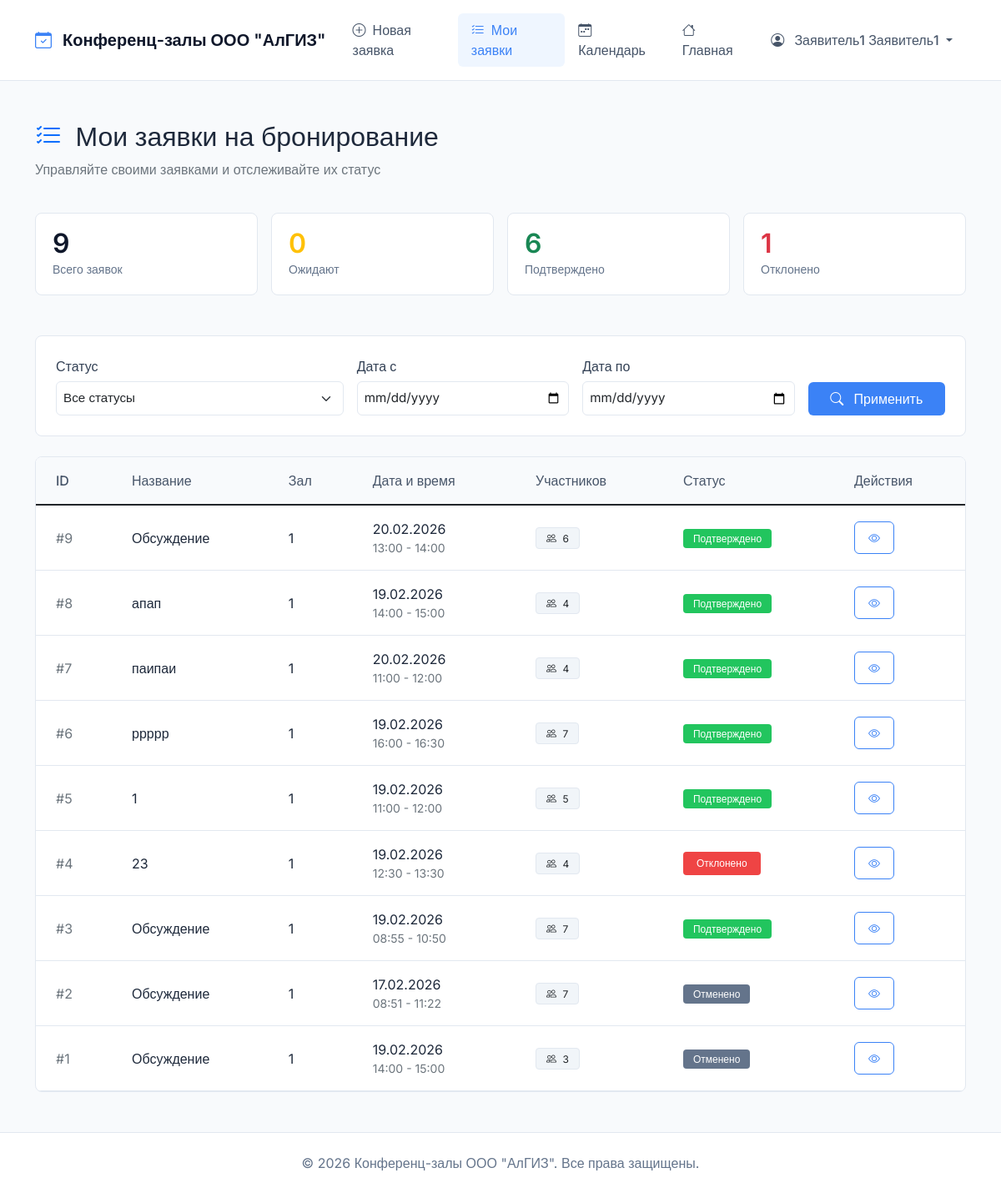
Page /my-bookings/ (signed in) on the committed database.
### bookings/models.py (models this page shows, shortened)
class User(AbstractUser):
    ROLE_CHOICES = (
        ('moderator', 'Модератор'),
        ('requester', 'Заявитель'),
        ('employee', 'Сотрудник'),
    )
    role = models.CharField(max_length=20, choices=ROLE_CHOICES, default='employee', verbose_name="Роль")
    phone = models.CharField(max_length=20, blank=True, verbose_name="Телефон")
    department = models.CharField(max_length=100, blank=True, verbose_name="Отдел")
    avatar = models.ImageField(upload_to='avatars/', blank=True, null=True, verbose_name="Аватар")
    def get_full_name(self):
        if self.first_name and self.last_name:
            return f"{self.first_name} {self.last_name}"
        return self.username
    class Meta:
        verbose_name = "Пользователь"
        verbose_name_plural = "Пользователи"

class Booking(models.Model):
    STATUS_CHOICES = (
        ('pending', 'Ожидает подтверждения'),
        ('approved', 'Подтверждено'),
        ('rejected', 'Отклонено'),
        ('cancelled', 'Отменено'),
    )
    room = models.ForeignKey(ConferenceRoom, on_delete=models.CASCADE, verbose_name="Зал", related_name='bookings')
    requester = models.ForeignKey(User, on_delete=models.CASCADE, related_name='bookings', verbose_name="Заявитель")
    title = models.CharField(max_length=200, verbose_name="Название мероприятия")
    description = models.TextField(verbose_name="Описание")
    start_time = models.DateTimeField(verbose_name="Начало")
    end_time = models.DateTimeField(verbose_name="Окончание")
    participants_count = models.PositiveIntegerField(verbose_name="Количество участников")
    status = models.CharField(max_length=20, choices=STATUS_CHOICES, default='pending', verbose_name="Статус")
    created_at = models.DateTimeField(auto_now_add=True, verbose_name="Создано")
    updated_at = models.DateTimeField(auto_now=True, verbose_name="Обновлено")
    moderated_by = models.ForeignKey(User, null=True, blank=True, on_delete=models.SET_NULL,
                                     related_name='moderated_bookings', verbose_name="Модератор")
    moderation_comment = models.TextField(blank=True, verbose_name="Комментарий модератора")
    class Meta:
        verbose_name = "Бронирование"
        verbose_name_plural = "Бронирования"
        ordering = ['-start_time']
        indexes = [
            models.Index(fields=['start_time', 'end_time']),
            models.Index(fields=['status']),
            models.Index(fields=['room', 'status']),
        ]

class ConferenceRoom(models.Model):
    name = models.CharField(max_length=100, verbose_name="Название")
    capacity = models.PositiveIntegerField(verbose_name="Вместимость")
    location = models.CharField(max_length=200, verbose_name="Местоположение")
    description = models.TextField(blank=True, verbose_name="Описание")
    has_projector = models.BooleanField(default=False, verbose_name="Проектор")
    has_video_conference = models.BooleanField(default=False, verbose_name="Видеоконференция")
    has_whiteboard = models.BooleanField(default=False, verbose_name="Доска")
    is_active = models.BooleanField(default=True, verbose_name="Активен")
    image = models.ImageField(upload_to='rooms/', blank=True, null=True, verbose_name="Изображение")
    created_at = models.DateTimeField(auto_now_add=True, verbose_name="Дата создания")
    updated_at = models.DateTimeField(auto_now=True, verbose_name="Дата обновления")
    class Meta:
        verbose_name = "Конференц-зал"
        verbose_name_plural = "Конференц-залы"
        ordering = ['name']

### bookings/views.py (the view)
# urls.py: path('my-bookings/', views.my_bookings, name='my_bookings'),
@requester_required
def my_bookings(request):
    status_filter = request.GET.get('status', 'all')
    date_from = request.GET.get('date_from')
    date_to = request.GET.get('date_to')
    bookings = Booking.objects.filter(requester=request.user)
    if status_filter != 'all':
        bookings = bookings.filter(status=status_filter)
    if date_from:
        try:
            date_from = datetime.strptime(date_from, '%Y-%m-%d').date()
            bookings = bookings.filter(start_time__date__gte=date_from)
        except ValueError:
            pass
    if date_to:
        try:
            date_to = datetime.strptime(date_to, '%Y-%m-%d').date()
            bookings = bookings.filter(end_time__date__lte=date_to)
        except ValueError:
            pass
    bookings = bookings.order_by('-created_at')
    stats = {
        'total': bookings.count(),
        'pending': bookings.filter(status='pending').count(),
        'approved': bookings.filter(status='approved').count(),
        'rejected': bookings.filter(status='rejected').count(),
        'cancelled': bookings.filter(status='cancelled').count(),
    }
    return render(request, 'bookings/booking_list.html', {
        'bookings': bookings, 'stats': stats, 'status_filter': status_filter, 'now': timezone.now(),
    })

### bookings/templates/bookings/booking_list.html (shortened to what this page needs)
{% extends 'bookings/base.html' %}
{% load static %}
{% block content %}
<div class="row mb-4">
    <div class="col-12">
        <h2 class="fw-semibold">
            <i class="bi bi-list-check text-primary me-2"></i>
            Мои заявки на бронирование
        </h2>
        <p class="text-secondary">Управляйте своими заявками и отслеживайте их статус</p>
    </div>
</div>
<div class="row g-3 mb-5">
    <div class="col-md-3">
        <div class="stat-card">
            <div class="stat-value">{{ stats.total }}</div>
            <div class="stat-label">Всего заявок</div>
        </div>
    </div>
    <div class="col-md-3">
        <div class="stat-card">
            <div class="stat-value text-warning">{{ stats.pending }}</div>
            <div class="stat-label">Ожидают</div>
        </div>
    </div>
    <div class="col-md-3">
        <div class="stat-card">
            <div class="stat-value text-success">{{ stats.approved }}</div>
            <div class="stat-label">Подтверждено</div>
        </div>
    </div>
    <div class="col-md-3">
        <div class="stat-card">
            <div class="stat-value text-danger">{{ stats.rejected }}</div>
            <div class="stat-label">Отклонено</div>
        </div>
    </div>
</div>
<div class="row mb-4">
    <div class="col-12">
        <div class="border rounded-3 p-4 bg-white">
            <form method="get" class="row g-3">
                <div class="col-md-4">
                    <label class="form-label fw-medium">Статус</label>
                    <select name="status" class="form-select">
                        <option value="all" {% if status_filter == 'all' %}selected{% endif %}>Все статусы</option>
                    </select>
                </div>
                <div class="col-md-3">
                    <label class="form-label fw-medium">Дата с</label>
                    <input type="date" name="date_from" class="form-control" value="{{ request.GET.date_from }}">
                </div>
                <div class="col-md-3">
                    <label class="form-label fw-medium">Дата по</label>
                    <input type="date" name="date_to" class="form-control" value="{{ request.GET.date_to }}">
                </div>
                <div class="col-md-2 d-flex align-items-end">
                    <button type="submit" class="btn btn-primary w-100">
                        <i class="bi bi-search me-2"></i>
                        Применить
                    </button>
                </div>
            </form>
        </div>
    </div>
</div>
<div class="row">
    <div class="col-12">
        <div class="border rounded-3 bg-white overflow-hidden">
            {% if bookings %}
                <div class="table-responsive">
                    <table class="table table-hover align-middle mb-0">
                        <thead class="bg-light">
                            <tr>
                                <th class="px-4 py-3 fw-medium">ID</th>
                                <th class="px-4 py-3 fw-medium">Название</th>
                                <th class="px-4 py-3 fw-medium">Зал</th>
                                <th class="px-4 py-3 fw-medium">Дата и время</th>
                                <th class="px-4 py-3 fw-medium">Участников</th>
                                <th class="px-4 py-3 fw-medium">Статус</th>
                                <th class="px-4 py-3 fw-medium">Действия</th>
                            </tr>
                        </thead>
                        <tbody>
                            {% for booking in bookings %}
                                <tr>
                                    <td class="px-4 py-3 text-secondary">#{{ booking.id }}</td>
                                    <td class="px-4 py-3 fw-medium">{{ booking.title|truncatechars:30 }}</td>
                                    <td class="px-4 py-3">{{ booking.room.name }}</td>
                                    <td class="px-4 py-3">
                                        <div>{{ booking.start_time|date:"d.m.Y" }}</div>
                                        <div class="small text-secondary">
                                            {{ booking.start_time|date:"H:i" }} - {{ booking.end_time|date:"H:i" }}
                                        </div>
                                    </td>
                                    <td class="px-4 py-3">
                                        <span class="badge bg-light text-dark">
                                            <i class="bi bi-people me-1"></i>
                                            {{ booking.participants_count }}
                                        </span>
                                    </td>
                                    <td class="px-4 py-3">
                                        <span class="badge
                                            {% if booking.status == 'approved' %}bg-success
                                            {% elif booking.status == 'pending' %}bg-warning
                                            {% elif booking.status == 'rejected' %}bg-danger
                                            {% else %}bg-secondary{% endif %}">
                                            {{ booking.get_status_display }}
                                        </span>
                                    </td>
                                    <td class="px-4 py-3">
                                        <div class="d-flex gap-2">
                                            <a href="{% url 'bookings:booking_detail' booking.id %}"
                                               class="btn btn-sm btn-outline-primary"
                                               title="Просмотр">
                                                <i class="bi bi-eye"></i>
                                            </a>
                                        </div>
                                    </td>
                                </tr>
                            {% endfor %}
                        </tbody>
                    </table>
                </div>
            {% endif %}
        </div>
    </div>
</div>
{% endblock %}

### bookings/templates/bookings/base.html (shortened to what this page needs)
<!DOCTYPE html>
<html lang="ru">
<head>
    <link href="https://cdn.jsdelivr.net/npm/bootstrap@5.1.3/dist/css/bootstrap.min.css" rel="stylesheet">
    <link rel="stylesheet" href="https://cdn.jsdelivr.net/npm/bootstrap-icons@1.8.1/font/bootstrap-icons.css">
    {% load static %}
    <link rel="stylesheet" href="{% static 'bookings/css/style.css' %}">
</head>
<body>
    <nav class="navbar navbar-expand-lg">
        <div class="container">
            <a class="navbar-brand" href="{% url 'bookings:index' %}">
                <i class="bi bi-calendar-check"></i>
                Конференц-залы ООО "АлГИЗ"
            </a>
            <div class="collapse navbar-collapse" id="navbarNav">
                <ul class="navbar-nav me-auto">
                    {% if user.is_authenticated %}
                        {% if user.role == 'moderator' %}
                            <li class="nav-item">
                                <a class="nav-link {% if request.resolver_match.url_name == 'moderator_dashboard' %}active{% endif %}"
                                   href="{% url 'bookings:moderator_dashboard' %}">
                                    <i class="bi bi-shield-check"></i>Дашборд
                                </a>
                            </li>
                            <li class="nav-item">
                                <a class="nav-link {% if request.resolver_match.url_name == 'room_management' %}active{% endif %}"
                                   href="{% url 'bookings:room_management' %}">
                                    <i class="bi bi-building"></i>Залы
                                </a>
                            </li>
                            <li class="nav-item">
                                <a class="nav-link {% if request.resolver_match.url_name == 'user_management' %}active{% endif %}"
                                   href="{% url 'bookings:user_management' %}">
                                    <i class="bi bi-people"></i>Пользователи
                                </a>
                            </li>
                        {% elif user.role == 'requester' %}
                            <li class="nav-item">
                                <a class="nav-link {% if request.resolver_match.url_name == 'create_booking' %}active{% endif %}"
                                   href="{% url 'bookings:create_booking' %}">
                                    <i class="bi bi-plus-circle"></i>Новая заявка
                                </a>
                            </li>
                            <li class="nav-item">
                                <a class="nav-link {% if request.resolver_match.url_name == 'my_bookings' %}active{% endif %}"
                                   href="{% url 'bookings:my_bookings' %}">
                                    <i class="bi bi-list-check"></i>Мои заявки
                                </a>
                            </li>
                            <li class="nav-item">
                                <a class="nav-link {% if request.resolver_match.url_name == 'schedule' %}active{% endif %}"
                                   href="{% url 'bookings:schedule' %}">
                                    <i class="bi bi-calendar-week"></i>Календарь
                                </a>
                            </li>
                        {% endif %}
                        <li class="nav-item">
                            <a class="nav-link" href="{% url 'bookings:index' %}">
                                <i class="bi bi-house"></i>Главная
                            </a>
                        </li>
                    {% endif %}
                </ul>
                <ul class="navbar-nav">
                    {% if user.is_authenticated %}
                        <li class="nav-item dropdown">
                            <a class="nav-link dropdown-toggle" href="#" id="userDropdown" role="button"
                               data-bs-toggle="dropdown" aria-expanded="false">
                                <i class="bi bi-person-circle"></i>
                                {{ user.get_full_name|default:user.username }}
                            </a>
                        </li>
                    {% endif %}
                </ul>
            </div>
        </div>
    </nav>
    <main class="container mt-5">
        {% block content %}
        {% endblock %}
    </main>
    <footer class="footer mt-5 py-4">
        <div class="container text-center">
            <span>© 2026 Конференц-залы ООО "АлГИЗ". Все права защищены.</span>
        </div>
    </footer>
</body>
</html>

### rows in the picture
User: get_full_name "Заявитель1 Заявитель1"
Booking: id "9", title "Обсуждение", room.name "1", start_time "20.02.2026", start_time "13:00", end_time "14:00", participants_count "6", status "Подтверждено"
Booking: id "8", title "апап", room.name "1", start_time "19.02.2026", start_time "14:00", end_time "15:00", participants_count "4", status "Подтверждено"
Booking: id "7", title "паипаи", room.name "1", start_time "20.02.2026", start_time "11:00", end_time "12:00", participants_count "4", status "Подтверждено"
Booking: id "6", title "ррррр", room.name "1", start_time "19.02.2026", start_time "16:00", end_time "16:30", participants_count "7", status "Подтверждено"
Booking: id "5", title "1", room.name "1", start_time "19.02.2026", start_time "11:00", end_time "12:00", participants_count "5", status "Подтверждено"
Booking: id "4", title "23", room.name "1", start_time "19.02.2026", start_time "12:30", end_time "13:30", participants_count "4", status "Отклонено"
Booking: id "3", title "Обсуждение", room.name "1", start_time "19.02.2026", start_time "08:55", end_time "10:50", participants_count "7", status "Подтверждено"
Booking: id "2", title "Обсуждение", room.name "1", start_time "17.02.2026", start_time "08:51", end_time "11:22", participants_count "7", status "Отменено"
Booking: id "1", title "Обсуждение", room.name "1", start_time "19.02.2026", start_time "14:00", end_time "15:00", participants_count "3", status "Отменено"

### other values in the picture
{{ stats.total }} "9"
{{ stats.pending }} "0"
{{ stats.approved }} "6"
{{ stats.rejected }} "1"
